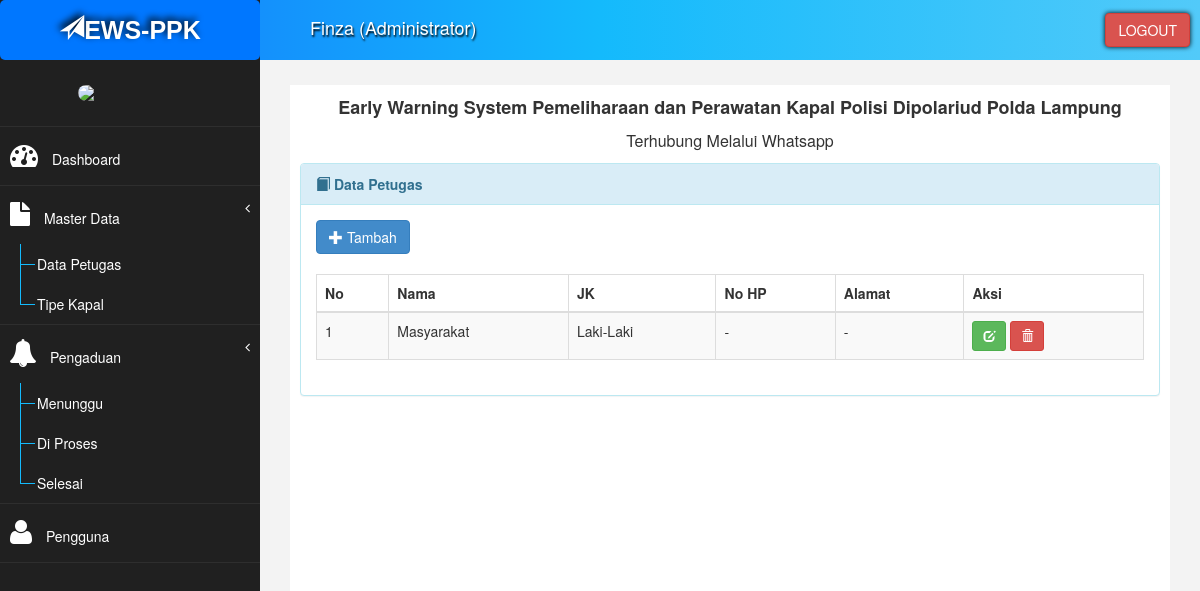
The page /index?page=pengadu_view (signed in) on the database its author committed.
### tables this page shows
CREATE TABLE `tb_pengadu` (
  `id_pengadu` varchar(50) NOT NULL,
  `nama_pengadu` varchar(30) NOT NULL,
  `jekel` enum('Laki-Laki','Perempuan') NOT NULL,
  `no_hp` varchar(15) NOT NULL,
  `alamat` text NOT NULL
);

### admin/pengadu/pengadu_tampil.php (the view)
<div class="panel panel-info">
	<div class="panel-heading">
		<i class="glyphicon glyphicon-book"></i>
		<b>Data Petugas</b>
	</div>
	<div class="panel-body">
		<div class="table-responsive">
			<table class="table table-striped table-bordered table-hover" id="dataTables-example">
				<thead>
					<tr>
						<th>No</th>
						<th>Nama</th>
						<th>JK</th>
						<th>No HP</th>
						<th>Alamat</th>
						<th>Aksi</th>
					</tr>
				</thead>
				<tbody>
					<?php
                        $no = 1;
                        $sql = $koneksi->query("select * from tb_pengadu");
                        while ($data= $sql->fetch_assoc()) {
                    ?>
					<tr>
						<td>
							<?php echo $no++; ?>
						</td>
						<td>
							<?php echo $data['nama_pengadu']; ?>
						</td>
						<td>
							<?php echo $data['jekel']; ?>
						</td>
						<td>
							<?php echo $data['no_hp']; ?>
						</td>
						<td>
							<?php echo $data['alamat']; ?>
						</td>
						<td>
							<a href="?page=pengadu_ubah&kode=<?php echo $data['id_pengadu']; ?>" title="Ubah"
							 class="btn btn-success btn-sm">
								<i class="glyphicon glyphicon-edit"></i>
							</a>
							<a href="?page=pengadu_hapus&kode=<?php echo $data['id_pengadu']; ?>" onclick="return confirm('Apakah anda yakin hapus pengadu ini ?')"
							 title="Hapus" class="btn btn-danger btn-sm">
								<i class="glyphicon glyphicon-trash"></i>
						</td>
					</tr>
					<?php
                        }
                    ?>
					<a href="?page=pengadu_tambah" class="btn btn-primary">
						<i class="glyphicon glyphicon-plus"></i> Tambah</a>
					<br>
					<br>
				</tbody>
		</div>
	</div>
</div>

### rows shown on the page
tb_pengadu: nama_pengadu "Masyarakat", jekel "Laki-Laki", no_hp "-", alamat "-"

### other values the page prints
$data_nama "Finza"
$data_level "Administrator"
